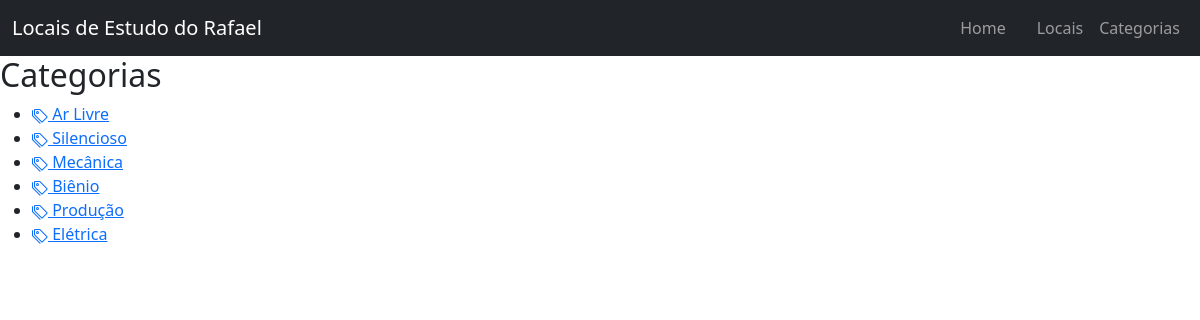
Page /locais/categories/ on the committed database.
### locais/models.py (models this page shows, shortened)
class Category(models.Model):
    id = models.AutoField(primary_key=True)
    name = models.CharField(max_length=100)
    description = models.TextField()

### locais/views.py (the view)
# urls.py: path('categories/', views.category_list, name='category_list'),
def category_list(request):
    categories = Category.objects.all()
    context = { 'categories': categories }
    return render(request, 'locais/category_list.html', context)

### locais/templates/locais/category_list.html (shortened to what this page needs)
{% extends 'base.html' %}
{% load static %}
{% block content %}
<h2>Categorias</h2>
<ul>
    {% for category in categories %}
    <li><a href="{% url 'locais:category_detail' category.pk %}">
          {{ category.name }}
        </a>
    </li>
    {% endfor %}
</ul>
{% endblock %}

### static/css/style.css (style rules this page uses)
body, h1, h2, h3, p, ul { margin: 0; padding: 0; }
body { font-family: 'Arial', sans-serif; background-color: #f4f4f4; color: #333; }

### rows in the picture
Category: name "Ar Livre"
Category: name "Silencioso"
Category: name "Mecânica"
Category: name "Biênio"
Category: name "Produção"
Category: name "Elétrica"
